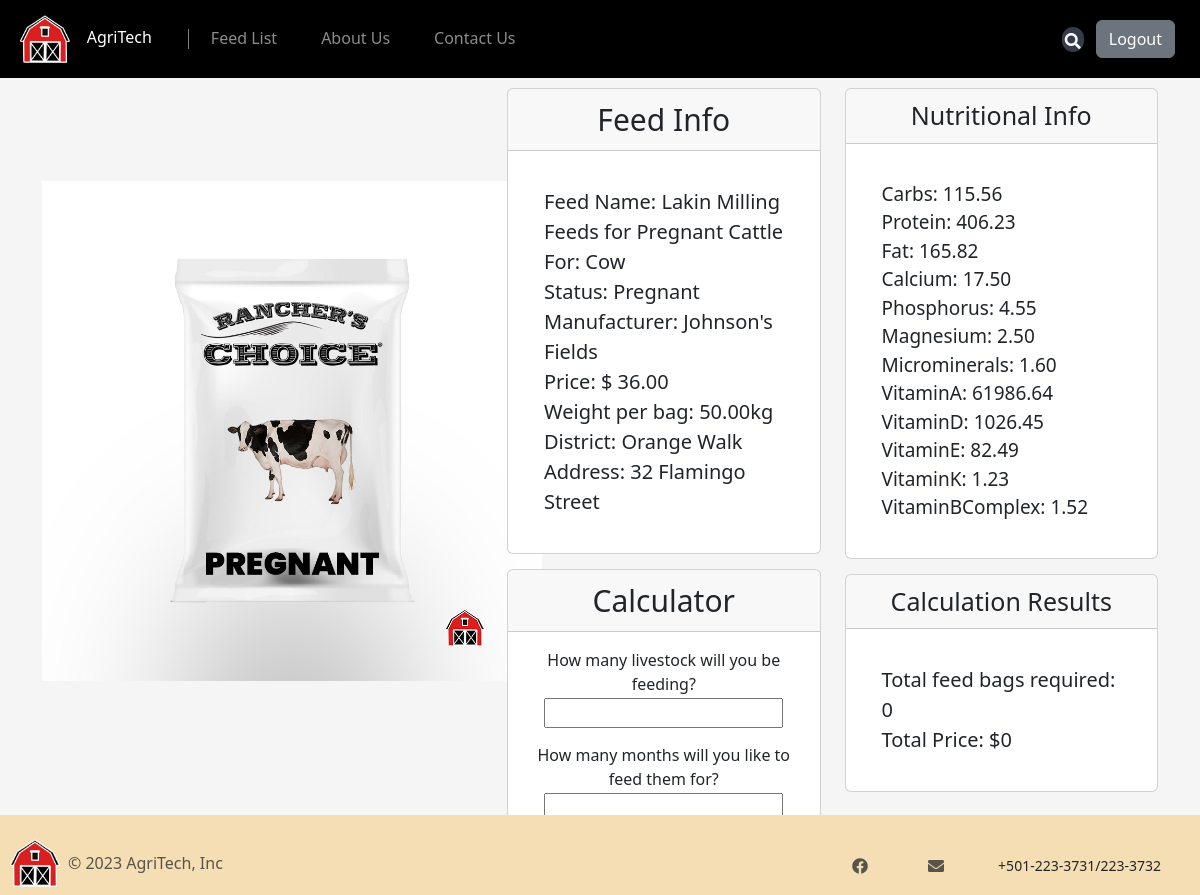
The page /feed.php?FeedID=58 on the database its author committed.
### tables this page shows
CREATE TABLE `feeds` (
  `FeedID` int(4) NOT NULL,
  `FeedName` varchar(50) NOT NULL,
  `Manufacturer` varchar(50) NOT NULL,
  `AnimalType` varchar(20) NOT NULL,
  `AnimalStatus` varchar(20) NOT NULL,
  `Price` decimal(10,2) NOT NULL,
  `WeightPerBag` decimal(10,2) NOT NULL,
  `Description` varchar(250) NOT NULL,
  `District` varchar(50) NOT NULL,
  `Address` varchar(50) NOT NULL,
  `ProductCover` varchar(150) NOT NULL
);

CREATE TABLE `nutrition` (
  `NutritionID` int(4) NOT NULL,
  `FeedID` int(4) NOT NULL,
  `Carbs` decimal(10,2) NOT NULL,
  `Protein` decimal(10,2) NOT NULL,
  `Fat` decimal(10,2) NOT NULL,
  `Calcium` decimal(10,2) NOT NULL,
  `Phosphorus` decimal(10,2) NOT NULL,
  `Magnesium` decimal(10,2) NOT NULL,
  `Microminerals` decimal(10,2) NOT NULL,
  `TotalMinerals` decimal(10,2) NOT NULL,
  `VitaminA` decimal(10,2) NOT NULL,
  `VitaminD` decimal(10,2) NOT NULL,
  `VitaminE` decimal(10,2) NOT NULL,
  `VitaminK` decimal(10,2) NOT NULL,
  `VitaminBComplex` decimal(10,2) NOT NULL,
  `TotalVitamins` decimal(10,2) NOT NULL
);

### feed.php (the view, shortened to what this page needs)
<?php
include "header.php";
if (isset($_GET['FeedID'])) {
  $FeedID = $_GET['FeedID'];
  $stmt = mysqli_prepare($con,
  "SELECT FeedName, Manufacturer, AnimalType, AnimalStatus, Price, WeightPerBag, District, Address, ProductCover
  FROM feeds
  WHERE FeedID = ?");
  mysqli_stmt_bind_param($stmt, "i", $FeedID);
  mysqli_stmt_execute($stmt);
  $data = mysqli_stmt_get_result($stmt);
  $result = mysqli_fetch_assoc($data);
  $name = $result['FeedName'];
  $manufac = $result['Manufacturer'];
  $type = $result['AnimalType'];
  $status = $result['AnimalStatus'];
  $price = $result['Price'];
  $weight = $result['WeightPerBag'];
  $district = $result['District'];
  $address = $result['Address'];
  $picture = $result['ProductCover'];
  $sql = mysqli_prepare($con,
  "SELECT
  Carbs, Protein, Fat, Calcium, Phosphorus, Magnesium, Microminerals,
  VitaminA, VitaminD, VitaminE, VitaminK, VitaminBComplex
  FROM nutrition WHERE FeedID = ?");
  mysqli_stmt_bind_param($sql, "i", $FeedID);
  mysqli_stmt_execute($sql);
  $data_nutrients = mysqli_stmt_get_result($sql);
  $nut = mysqli_fetch_assoc($data_nutrients);
} else {
  header("Location: error.php?error=feedidnotset");
}
?>
<div class="container text-center" style="margin-top: 10px; margin-bottom: 10px;">
  <div class="row g-0">
    <div class="col-md-5">
      <img src="<?php echo $picture; ?>" alt="feed bag image" style="height: 500px; width: 500px; margin-top: 20%;">
    </div>
    <div class="col-md-7">
      <div class="row d-flex flex-row">
        <div class="col-md-6">
          <div class="card flex-column">
            <div class="card-header" style="font-size: 30px;">Feed Info</div>
            <div class="card-body text-start">
              <div style="padding: 20px;">
                <span style="font-size: 20px;">
                  <span style='font-weight: 500;'>Feed Name: </span><?php echo $name ?> <br>
                  <span style='font-weight: 500;'>For: </span><?php echo $type ?> <br>
                  <span style='font-weight: 500;'>Status: </span><?php echo $status ?> <br>
                  <span style='font-weight: 500;'>Manufacturer: </span><?php echo $manufac ?> <br>
                  <span style='font-weight: 500;'>Price: $ </span><?php echo $price ?> <br>
                  <span style='font-weight: 500;'>Weight per bag: </span><?php echo $weight ?>kg <br>
                  <span style='font-weight: 500;'>District: </span><?php echo $district ?> <br>
                  <span style='font-weight: 500;'>Address: </span><?php echo $address ?> <br>
                </span>
              </div>
            </div>
          </div>
          <div class="card flex-column" style="margin-top: 15px;">
            <div class="card-header" style="font-size: 30px;">Calculator</div>
            <div class="card-body">
              <form action="php/calculate.php" method="post">
                <p style="margin-bottom: 2px;">How many livestock will you be feeding?</p>
                <input type="number" style="margin-bottom: 15px;" name="number">
                <p style="margin-bottom: 2px;">How many months will you like to feed them for?</p>
                <input type="number" style="margin-bottom: 15px;" name="months"> <br>
              </form>
            </div>
          </div>
        </div>
        <div class="col-md-6">
          <div class="card flex-column">
            <div class="card-header" style="font-size: 25px;">Nutritional Info</div>
            <div class="card-body text-start">
              <div style="padding: 20px;">
                <span style="font-size: 19px;">
                  <?php
                    foreach ($nut as $column_name => $data) {
                      echo "<span style='font-weight: 500;'>" . $column_name . "</span>" . ": " . $data . "<br>";
                    }
                  ?>
                </span>
              </div>
            </div>
          </div>
          <div class="card flex-column" style="margin-top: 15px;">
            <div class="card-header" style="font-size: 25px;">Calculation Results</div>
            <div class="card-body text-start">
              <div style="padding: 20px;">
                <span style="font-size: 20px;">
                  <span style='font-weight: 500;'>Total feed bags required: </span><?php echo round($_SESSION['totalbags']); ?> <br>
                  <span style='font-weight: 500;'>Total Price: $</span><?php echo round($_SESSION['totalprice'], 2); ?>
                </span>
              </div>
            </div>
          </div>
        </div>
      </div>
    </div>
  </div>
</div>
<?php
include "footer.php";
?>

### header.php (style rules this page uses)
body { background-color: #f5f5f5; }

### rows shown on the page
feeds: ProductCover (picture), FeedName "Lakin Milling Feeds for Pregnant Cattle", AnimalType "Cow", AnimalStatus "Pregnant", Manufacturer "Johnson's Fields", Price "36.00", WeightPerBag "50.00", District "Orange Walk", Address "32 Flamingo Street"
nutrition: Carbs "115.56", Protein "406.23", Fat "165.82", Calcium "17.50", Phosphorus "4.55", Magnesium "2.50", Microminerals "1.60", VitaminA "61986.64", VitaminD "1026.45", VitaminE "82.49", VitaminK "1.23", VitaminBComplex "1.52"

### other values the page prints
$column_name "Carbs"
$column_name "Protein"
$column_name "Fat"
$column_name "Calcium"
$column_name "Phosphorus"
$column_name "Magnesium"
$column_name "Microminerals"
$column_name "VitaminA"
$column_name "VitaminD"
$column_name "VitaminE"
$column_name "VitaminK"
$column_name "VitaminBComplex"
$_SESSION['totalbags'] "0"
$_SESSION['totalprice'] "0"
